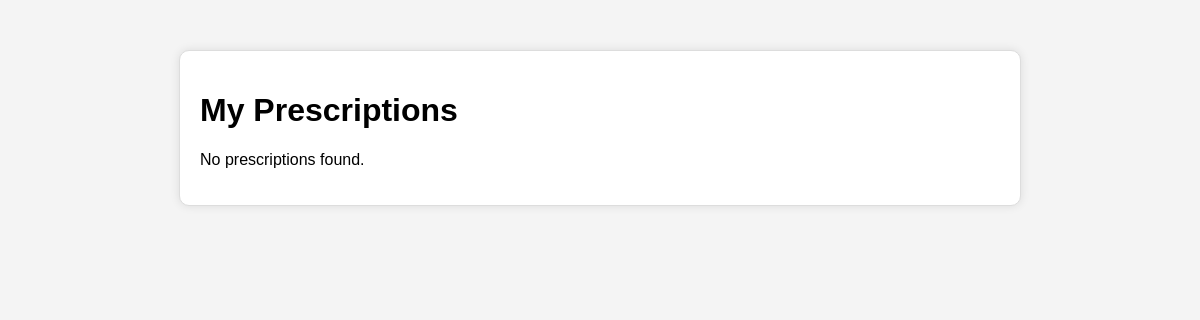
The app's page /mdobidulhuqsagor/patientViewPrescriptions.php (signed in), older data.
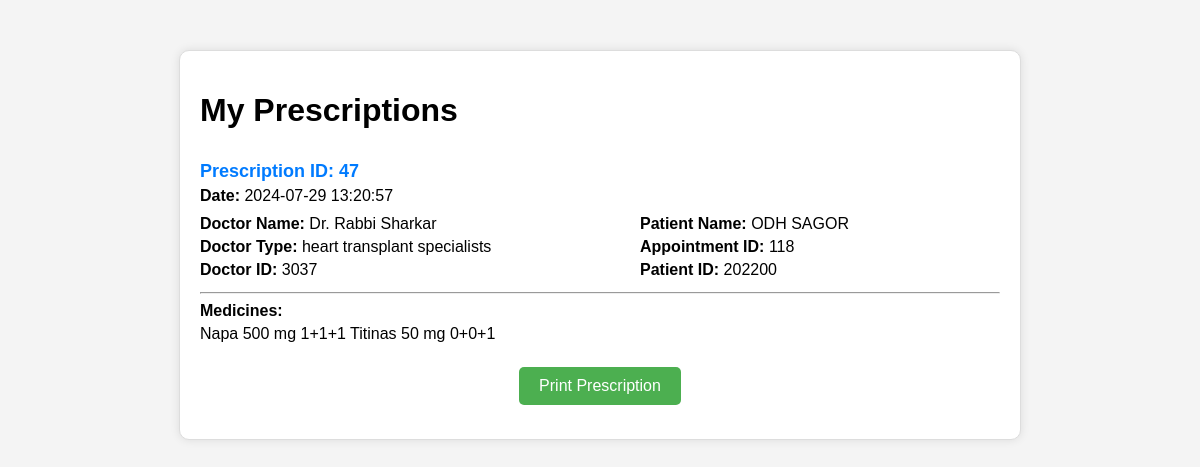
The same page, newer data.
### tables this page shows
CREATE TABLE `prescriptions` (
  `prescription_id` int(2) UNSIGNED ZEROFILL NOT NULL,
  `appointment_id` int(3) UNSIGNED ZEROFILL DEFAULT NULL,
  `doctor_id` int(4) UNSIGNED ZEROFILL DEFAULT NULL,
  `patient_id` int(6) UNSIGNED DEFAULT NULL,
  `doctor_name` varchar(255) DEFAULT NULL,
  `doctor_type` varchar(50) DEFAULT NULL,
  `patient_name` varchar(255) DEFAULT NULL,
  `prescription_text` text NOT NULL,
  `created_at` timestamp NOT NULL DEFAULT current_timestamp()
);

CREATE TABLE `doctorregistrations` (
  `doctor_id` int(4) UNSIGNED ZEROFILL NOT NULL,
  `title` varchar(10) NOT NULL,
  `first_name` varchar(50) NOT NULL,
  `last_name` varchar(50) NOT NULL,
  `dob` date NOT NULL,
  `gender` varchar(10) NOT NULL,
  `district` varchar(50) NOT NULL,
  `national_id` varchar(50) NOT NULL,
  `registration_number` varchar(50) NOT NULL,
  `doctor_type` varchar(50) NOT NULL,
  `mobile_number` varchar(20) NOT NULL,
  `email` varchar(100) NOT NULL,
  `password` varchar(255) NOT NULL,
  `approved` tinyint(1) NOT NULL
);

CREATE TABLE `appointments` (
  `appointment_id` int(3) UNSIGNED ZEROFILL NOT NULL,
  `patient_id` int(6) UNSIGNED ZEROFILL DEFAULT NULL,
  `doctor_id` int(4) UNSIGNED DEFAULT NULL,
  `first_name` varchar(100) DEFAULT NULL,
  `last_name` varchar(100) DEFAULT NULL,
  `email` varchar(100) DEFAULT NULL,
  `phone` varchar(20) DEFAULT NULL,
  `doctor_type` varchar(50) DEFAULT NULL,
  `doctor_name` varchar(100) DEFAULT NULL,
  `appointment_date` date DEFAULT NULL,
  `appointment_time` time DEFAULT NULL,
  `room_number` varchar(10) DEFAULT NULL,
  `fees` decimal(10,2) DEFAULT NULL
);

### mdobidulhuqsagor/patientViewPrescriptions.php (the view, shortened to what this page needs)
<?php
$servername = "localhost";
$username = "root";
$password = "";
$dbname = "Dmedic";
$pdo = new PDO("mysql:host=$servername;dbname=$dbname", $username, $password);
$pdo->setAttribute(PDO::ATTR_ERRMODE, PDO::ERRMODE_EXCEPTION);
$patient_id = $_SESSION['patient_id'];
$patient_name = $_SESSION['patient_name'];
$sql = $pdo->prepare("SELECT p.prescription_id, p.prescription_text, p.created_at, a.doctor_id, a.appointment_id, d.first_name AS doctor_first_name, d.last_name AS doctor_last_name, d.doctor_type
                      FROM prescriptions p
                      JOIN appointments a ON p.appointment_id = a.appointment_id
                      JOIN doctorRegistrations d ON a.doctor_id = d.doctor_id
                      WHERE p.patient_id = :patient_id");
$sql->bindParam(':patient_id', $patient_id, PDO::PARAM_INT);
$sql->execute();
$prescriptions = $sql->fetchAll(PDO::FETCH_ASSOC);
?>
<!DOCTYPE html>
<html lang="en">
<head>
</head>
<body>
    <div class="container">
        <h1>My Prescriptions</h1>
        <?php if (empty($prescriptions)) : ?>
            <p>No prescriptions found.</p>
        <?php else : ?>
            <?php foreach ($prescriptions as $prescription) : ?>
                <div class="prescription" id="prescription-<?php echo htmlspecialchars($prescription['prescription_id']); ?>">
                    <h3>Prescription ID: <?php echo htmlspecialchars($prescription['prescription_id']); ?></h3>
                    <p><strong>Date:</strong> <?php echo htmlspecialchars($prescription['created_at']); ?></p>
                    <div class="prescription-header">
                        <div class="left">
                            <p><strong>Doctor Name:</strong> Dr. <?php echo htmlspecialchars($prescription['doctor_first_name'] . ' ' . $prescription['doctor_last_name']); ?></p>
                            <p><strong>Doctor Type:</strong> <?php echo htmlspecialchars($prescription['doctor_type']); ?></p>
                            <p><strong>Doctor ID:</strong> <?php echo htmlspecialchars($prescription['doctor_id']); ?></p>
                        </div>
                        <div class="right">
                            <p><strong>Patient Name:</strong> <?php echo htmlspecialchars($patient_name); ?></p>
                            <p><strong>Appointment ID:</strong> <?php echo htmlspecialchars($prescription['appointment_id']); ?></p>
                            <p><strong>Patient ID:</strong> <?php echo htmlspecialchars($patient_id); ?></p>
                        </div>
                    </div>
                    <hr>
                    <p><strong>Medicines:</strong></p>
                    <p><?php echo htmlspecialchars($prescription['prescription_text']); ?></p>
                    <div class="buttons-container">
                        <button onclick="printPrescription(<?php echo htmlspecialchars($prescription['prescription_id']); ?>)">Print Prescription</button>
                    </div>
                </div>
            <?php endforeach; ?>
        <?php endif; ?>
    </div>
</body>
</html>

### mdobidulhuqsagor/patientViewPrescriptions.php (style rules this page uses)
body { font-family: Arial, sans-serif; margin: 0; padding: 0; background-color: #f4f4f4; }
.container { max-width: 800px; margin: 50px auto; padding: 20px; background-color: #fff; border: 1px solid #ddd; box-shadow: 0 0 10px rgba(0, 0, 0, 0.1); border-radius: 10px; }
.prescription { border-bottom: 1px solid #ddd; padding: 10px 0; position: relative; }
.prescription:last-child { border-bottom: none; }
.prescription-header { display: flex; justify-content: space-between; }
.prescription-header .left, .prescription-header .right { width: 45%; }
.prescription-header p { margin: 5px 0; }
.prescription h3 { margin: 0; font-size: 18px; color: #007bff; }
.prescription p { margin: 5px 0; }
.buttons-container { text-align: center; margin-top: 20px; }
.buttons-container button { background-color: #4CAF50; color: white; border: none; padding: 10px 20px; text-align: center; text-decoration: none; display: inline-block; font-size: 16px; margin: 4px 2px; cursor: pointer; border-radius: 5px; transition: background-color 0.3s; }

Row changes from the older to the newer data that the page shows:
added prescriptions: prescription_id "47", created_at "2024-07-29 13:20:57", doctor.last_name "Rabbi Sharkar", doctor.doctor_type "heart transplant specialists", appointment.doctor_id "3037", appointment.appointment_id "118", prescription_text "Napa 500 mg 1+1+1 Titinas 50 mg 0+0+1"
Text that changed along with them:
text no longer shown: "No prescriptions found."
